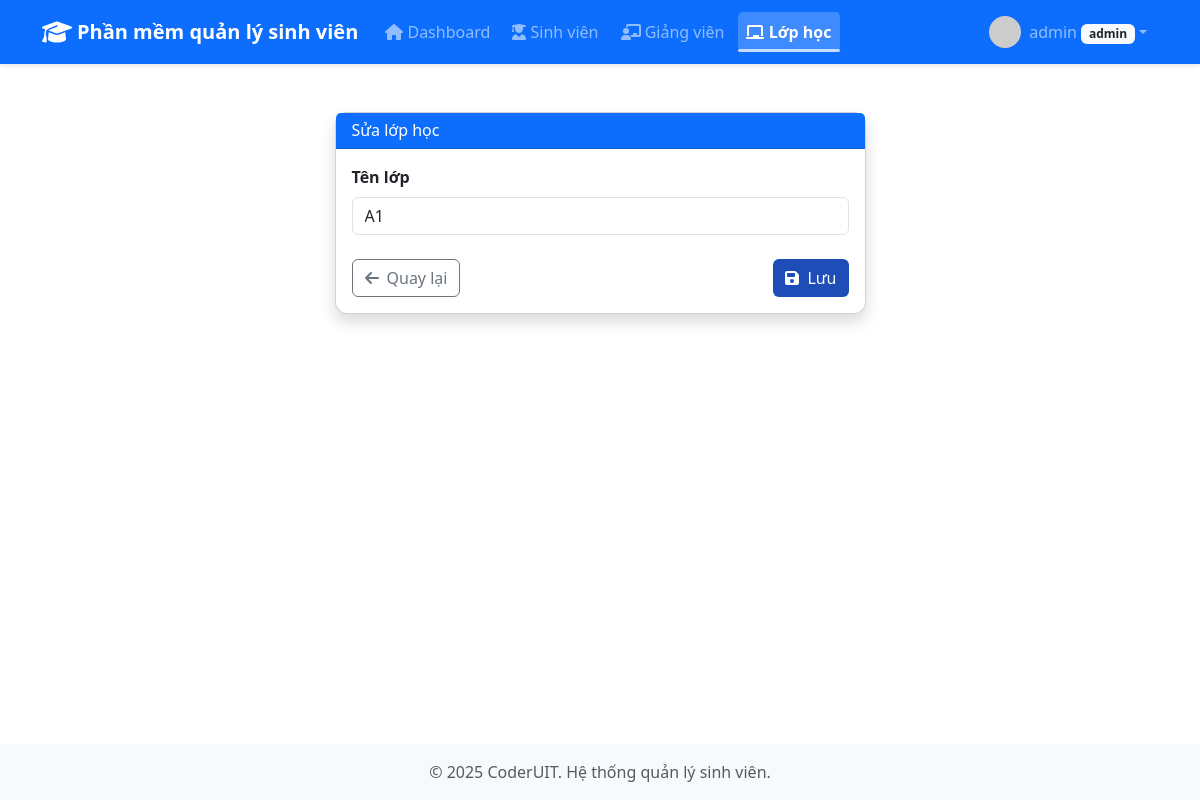
The page /classes/1/edit (signed in) on the database its author committed.
### app/models.py (models this page shows, shortened)
class User(db.Model, UserMixin):
    id = db.Column(db.Integer, primary_key=True)
    username = db.Column(db.String(64), unique=True, nullable=False)
    password_hash = db.Column(db.String(128), nullable=False)
    role = db.Column(db.String(20), nullable=False)
    email = db.Column(db.String(100), unique=True)
    fullname = db.Column(db.String(100))
    phone = db.Column(db.String(20))
    birthdate = db.Column(db.Date)
    gender = db.Column(db.String(10))
    avatar = db.Column(db.String(255))
    teacher_code = db.Column(db.String(20), unique=True)
    student_code = db.Column(db.String(20), unique=True)
    class_id = db.Column(db.Integer, db.ForeignKey('class.id'))
    score = db.Column(db.Float)
    updated_at = db.Column(db.DateTime, default=datetime.utcnow, onupdate=datetime.utcnow)
    reset_password_token = db.Column(db.String(128))
    reset_password_expires = db.Column(db.DateTime)
    classes = db.relationship('Class', secondary=teacher_class, backref='teachers')

class Class(db.Model):
    id = db.Column(db.Integer, primary_key=True)
    name = db.Column(db.String(50), unique=True, nullable=False)
    students = db.relationship('User', backref='class_', lazy=True, foreign_keys='User.class_id')

### app/classes/routes.py (the view, shortened to what this page needs)
@classes_bp.route('/<int:id>/edit', methods=['GET', 'POST'])
@login_required
@admin_required
def edit_class(id):
    class_obj = Class.query.get_or_404(id)
    form = ClassForm(obj=class_obj)
    return render_template('classes/create_edit.html', form=form, action='edit')

### app/forms.py
class ClassForm(FlaskForm):
    name = StringField('Tên lớp', validators=[DataRequired(), Length(max=50)])
    submit = SubmitField('Lưu')

### app/__init__.py (called while the page is built)
@login_manager.user_loader
def load_user(user_id):
    from app.models import User
    return User.query.get(int(user_id))

### app/rules/permissions.py (called while the page is built)
def admin_required(f):
    @wraps(f)
    def decorated_function(*args, **kwargs):
        if not current_user.is_authenticated or current_user.role != 'admin':
            flash('Bạn không có quyền truy cập chức năng này.', 'danger')
            return redirect(url_for('index'))
        return f(*args, **kwargs)
    return decorated_function

### app/templates/classes/create_edit.html (shortened to what this page needs)
{% extends 'base.html' %}
{% block content %}
<div class="container mt-4">
    <div class="row justify-content-center">
        <div class="col-md-6">
            <div class="card shadow">
                <div class="card-header bg-primary text-white">
                    <h6 class="mb-0">{% if action == 'create' %}Thêm lớp học{% else %}Sửa lớp học{% endif %}</h6>
                </div>
                <div class="card-body">
                    <form method="POST">
                        <div class="mb-3">
                            {{ form.name.label(class="form-label fw-bold") }}
                            {{ form.name(class="form-control") }}
                        </div>
                        <div class="d-flex justify-content-between mt-4">
                            <a href="{{ url_for('classes.class_list') }}" class="btn btn-outline-secondary">
                                <i class="fas fa-arrow-left me-2"></i>Quay lại
                            </a>
                            <button type="submit" class="btn btn-primary">
                                <i class="fas fa-save me-2"></i>Lưu
                            </button>
                        </div>
                    </form>
                </div>
            </div>
        </div>
    </div>
</div>
{% endblock %}

### app/templates/base.html (shortened to what this page needs)
<!DOCTYPE html>
<html lang="vi">
<head>
    <link href="https://cdn.jsdelivr.net/npm/bootstrap@5.3.0-alpha1/dist/css/bootstrap.min.css" rel="stylesheet">
    <link rel="stylesheet" href="https://cdnjs.cloudflare.com/ajax/libs/font-awesome/6.1.1/css/all.min.css">
    <link rel="stylesheet" href="{{ url_for('static', filename='css/styles.css') }}">
</head>
<body style="min-height: 100vh; display: flex; flex-direction: column;">
    <nav class="navbar navbar-expand-lg navbar-dark bg-primary">
        <div class="container d-flex align-items-center justify-content-between">
            <span class="navbar-brand mb-0 d-flex align-items-center">
                <i class="fas fa-graduation-cap logo-icon"></i> Phần mềm quản lý sinh viên
            </span>
            <div class="collapse navbar-collapse" id="navbarNav">
                <ul class="navbar-nav">
                    {% if current_user.is_authenticated %}
                    {% if current_user.role == 'student' %}
                        <li class="nav-item">
                            <a class="nav-link {% if request.path.startswith('/students') %}active{% endif %}" href="{{ url_for('students.student_list') }}">
                                <i class="fas fa-user-graduate"></i> Sinh viên
                            </a>
                        </li>
                    {% else %}
                        {% if current_user.is_authenticated and current_user.role != 'teacher' %}
                        <li class="nav-item">
                            <a class="nav-link {% if request.path == '/' %}active{% endif %}" href="{{ url_for('index') }}">
                                <i class="fas fa-home"></i> Dashboard
                            </a>
                        </li>
                        {% endif %}
                        <li class="nav-item">
                            <a class="nav-link {% if request.path.startswith('/students') %}active{% endif %}" href="{{ url_for('students.student_list') }}">
                                <i class="fas fa-user-graduate"></i> Sinh viên
                            </a>
                        </li>
                        {% if current_user.role == 'admin' or current_user.role == 'teacher' %}
                        <li class="nav-item">
                            <a class="nav-link {% if request.path.startswith('/teachers') %}active{% endif %}" href="{{ url_for('teachers.teacher_list') }}">
                                <i class="fas fa-chalkboard-teacher"></i> Giảng viên
                            </a>
                        </li>
                        {% endif %}
                        {% if current_user.is_authenticated and current_user.role == 'admin' %}
                        <li class="nav-item">
                            <a class="nav-link {% if request.path.startswith('/classes') %}active{% endif %}" href="{{ url_for('classes.class_list') }}">
                                <i class="fas fa-chalkboard"></i> Lớp học
                            </a>
                        </li>
                        {% endif %}
                    {% endif %}
                    {% endif %}
                </ul>
                <ul class="navbar-nav ms-auto">
                    {% if current_user.is_authenticated %}
                    <li class="nav-item dropdown">
                        <a class="nav-link dropdown-toggle d-flex align-items-center" href="#" id="userDropdown" role="button" data-bs-toggle="dropdown" aria-expanded="false">
                            <div class="user-avatar overflow-hidden me-2">
                                {% if current_user.avatar %}
                                    <img src="{{ current_user.avatar }}" alt="avatar" style="width:32px;height:32px;object-fit:cover;border-radius:50%;">
                                {% else %}
                                    <i class="fas fa-user fa-lg"></i>
                                {% endif %}
                            </div>
                            <span>{{ current_user.username }} <small class="badge bg-light text-dark">{{ current_user.role }}</small></span>
                        </a>
                    </li>
                    {% else %}
                    <li class="nav-item">
                        <a class="nav-link" href="{{ url_for('auth.login') }}">
                            <i class="fas fa-sign-in-alt"></i> Đăng nhập
                        </a>
                    </li>
                    {% endif %}
                </ul>
            </div>
        </div>
    </nav>
    <div class="custom-container mt-4 main-content" style="flex:1;">
        {% block content %}{% endblock %}
    </div>
    <footer class="footer mt-auto py-3 bg-light text-center" style="margin-top: 48px;">
        <div class="container">
            <span class="text-muted">&copy; 2025 CoderUIT. Hệ thống quản lý sinh viên.</span>
        </div>
    </footer>
</body>
</html>

### app/static/css/styles.css (style rules this page uses)
:root { --primary-color: #1e4db7; --hover-color: #1d4ed8; --bs-font-monospace: SFMono-Regular, Menlo, Monaco, Consolas, "Liberation Mono", "Courier New", monospace; --bs-font-cabin: Cabin, sans-serif; }
.btn-primary { background-color: var(--primary-color); border: none; transition: all 0.3s ease; }
.navbar { box-shadow: 0 2px 4px rgba(0,0,0,0.1); }
.card { border-radius: 12px; transition: transform 0.2s ease; }
.footer { margin-top: 64px !important; }
.custom-container { width: 100%; max-width: 100%; margin-left: auto; margin-right: auto; padding-left: 15px; padding-right: 15px; }
@media (min-width: 576px) { .custom-container { max-width: 540px; } }
@media (min-width: 768px) { .custom-container { max-width: 720px; } }
@media (min-width: 992px) { .custom-container { max-width: 960px; } }
@media (min-width: 1200px) { .custom-container { max-width: 1140px; } }
.navbar-nav .nav-link { padding: 0.5rem 1rem; border-radius: 5px; transition: all 0.3s; margin: 0 3px; }
.navbar-nav .nav-link.active { background-color: rgba(255, 255, 255, 0.2); font-weight: 600; position: relative; }
.navbar-nav .nav-link.active::after { content: ''; position: absolute; bottom: 0; left: 0; width: 100%; height: 3px; background-color: rgba(255, 255, 255, 0.7); border-radius: 3px; }
body { overflow-x: hidden; }
.navbar { padding-top: 0.5rem; padding-bottom: 0.5rem; }
.logo-icon { font-size: 1.5rem; margin-right: 5px; vertical-align: middle; }
.navbar-brand { font-weight: 600; font-size: 1.25rem; margin-right: 1rem; }

### rows shown on the page
User: username "admin", role "admin"
Class: name "A1"
